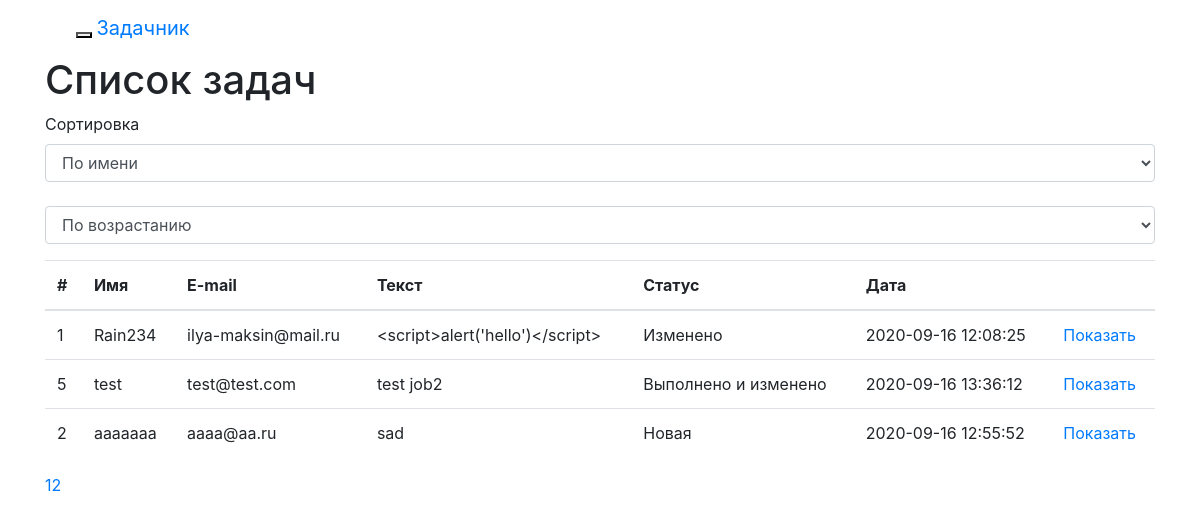
The page / on the database its author committed.
### tables this page shows
CREATE TABLE IF NOT EXISTS `tasks` (
  `id` int(11) NOT NULL AUTO_INCREMENT,
  `name` varchar(255) NOT NULL,
  `email` varchar(255) NOT NULL,
  `text` text NOT NULL,
  `created` timestamp NOT NULL DEFAULT CURRENT_TIMESTAMP,
  `status` enum('Новая','Выполнено','Изменено','Выполнено и изменено') NOT NULL DEFAULT 'Новая',
  PRIMARY KEY (`id`)
);

### app/system/Db.php (called while the page is built, shortened)
<?php
class DB {
    private $connection;
    public function __construct() {
        $this->connection = new mysqli(self::HOST, self::USER, self::PASS, self::DB);
        $this->connection->set_charset("utf8");
        $this->connection->query("SET SQL_MODE = ''");
    }
    public function query($sql) {
        $query = $this->connection->query($sql);
        if (!$this->connection->errno) {
            if ($query instanceof \mysqli_result) {
                $data = array();
                while ($row = $query->fetch_assoc()) {
                    $data[] = $row;
                }
                $result = new stdClass();
                $result->num_rows = $query->num_rows;
                $result->row = isset($data[0]) ? $data[0] : array();
                $result->rows = $data;
                return $result;
            } else {
                return true;
            }
        } else {
            throw new \Exception('Error: ' . $this->connection->error  . '<br />Error No: ' . $this->connection->errno . '<br />' . $sql);
        }
    }
}

### app/system/View.php (called while the page is built)
<?php
class View
{
    public function render($template, $data) {
        include ROOT . '/' . VIEWS_PATH . $template.'.php';
    }
}

### app/controllers/SiteController.php (called while the page is built, shortened)
<?php
class SiteController extends Controller
{
    public function __construct() {
        $this->model = new SiteModel();
        $this->view = new View();
    }
    public function index() {
        $page = 0;
        $data['sort'] = 'name';
        $data['order'] = 'ASC';
        $data['total_pages'] = ceil($this->model->getCount()/LIMIT);
        $data['page'] = $page;
        $data['title'] = 'Список задач';
        $data['active'] = 'index';
        $data['tasks'] = $this->model->getTasks($page*LIMIT,LIMIT,$data['sort'],$data['order']);
        $this->view->render('site',$data);
    }
}

### app/config/params.php (called while the page is built, shortened)
<?php
require_once SYSTEM_PATH . 'Router.php';
require_once SYSTEM_PATH . 'View.php';
Router::getRoute();

### index.php (called while the page is built)
<?php
require_once('app/system/Db.php');
require_once('app/config/params.php');

### app/models/SiteModel.php (called while the page is built, shortened)
<?php
class SiteModel extends Model
{
    public function getTasks($offset, $limit, $sort = 'name', $order = 'ASC') {
        $sql = "SELECT * FROM tasks order by $sort $order";
        if($limit != 0) {
            $sql .= $this->db->escape(" LIMIT $offset, $limit");
        }
        $data = $this->db->query($sql);
        return $data->rows;
    }
}

### app/views/site.php (the view, shortened to what this page needs)
<!DOCTYPE html>
<html lang="ru">
<head>
    <link href="/css/bootstrap.min.css" rel="stylesheet">
</head>
<body>
<div class="container">
<?php include 'menu.php'; ?>
    <h1>Список задач</h1>
    <div class="form-group">
        <label for="sort">Сортировка</label>
        <select class="form-control" id="sort">
            <option value="name" <?php if($data['sort'] == 'name') echo 'selected' ?>>По имени</option>
        </select>
		<select class="form-control" id="order">
            <option value="ASC" <?php if($data['order'] == 'ASC') echo 'selected' ?>>По возрастанию</option>
        </select>
    </div>
    <table class="table">
        <thead>
        <tr>
            <th>#</th>
            <th>Имя</a></th>
            <th>E-mail</th>
			<th>Текст</th>
            <th>Статус</th>
            <th>Дата</th>
            <th></th>
        </tr>
        </thead>
        <tbody>
            <?php foreach($data['tasks'] as $t) { ?>
                <tr>
                    <td><?=$t['id'];?></td>
                    <td><?=$t['name'];?></td>
                    <td><?=$t['email'];?></td>
					<td><?=htmlspecialchars($t['text'], ENT_QUOTES)?></td>
                    <td><?=($t['status']);?></td>
                    <td><?=$t['created'];?></td>
                    <td><a href="#" ids="<?=$t['id'];?>" class="show_task">Показать</a></td>
                </tr>
            <?php } ?>
        </tbody>
    </table>
    <nav aria-label="Page navigation">
        <ul class="pagination">
            <?php if($data['total_pages'] > 1) : ?>
                <?php for($i = 0; $i < $data['total_pages']; $i++) { ?>
                    <li <?php if($data['page'] == $i) echo 'class="active"'; ?> ><a href="/site/index?page=<?=$i+1;?>&sort=<?=$data['sort'];?>&order=<?=$data['order'];?>"><?=$i+1;?></a></li>
                <?php } ?>
            <?php endif; ?>
        </ul>
    </nav>
</div>
</body>
</html>

### app/system/Router.php (shortened to what this page needs)
<?php
class Router {
    public static function getRoute() {
        $method = 'index';
        $object = new $controller();
        if(method_exists($object,$method))
        {
            $object->$method();
        } else {
            die('Ошибка');
        }
    }
}

### app/views/menu.php (shortened to what this page needs)
<nav class="navbar navbar-default">
    <div class="container-fluid">
        <div class="navbar-header">
            <button type="button" class="navbar-toggle collapsed" data-toggle="collapse" data-target="#navbar" aria-expanded="false" aria-controls="navbar">
            </button>
            <a class="navbar-brand" href="#">Задачник</a>
        </div>
    </div>
</nav>

### rows shown on the page
tasks: id "1", name "Rain234", email "ilya-maksin@mail.ru", text "<script>alert('hello')</script>", status "Изменено", created "2020-09-16 12:08:25"
tasks: id "5", name "test", email "test@test.com", text "test job2", status "Выполнено и изменено", created "2020-09-16 13:36:12"
tasks: id "2", name "ааааааа", email "aaaa@aa.ru", text "sad", status "Новая", created "2020-09-16 12:55:52"
